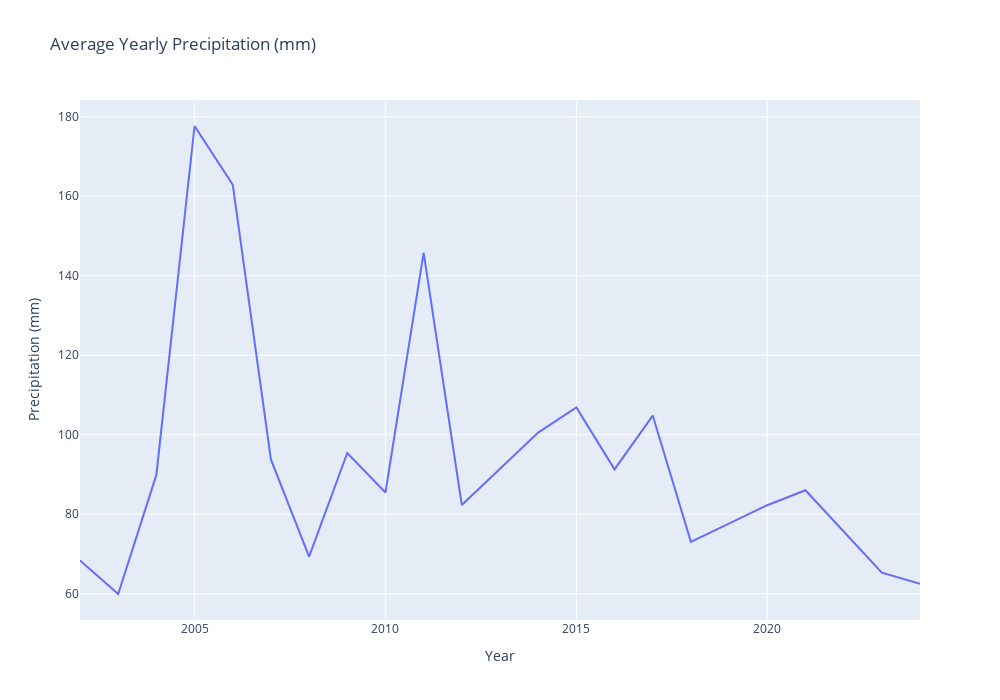

Notebook source saved alongside this figure:
### Code cell
fig = px.line(prem, x='year', y='precip',
              title='Average Yearly Precipitation (mm)')
fig.update_layout(xaxis_title='Year',  yaxis_title='Precipitation (mm)', width=1000, height=700)
fig.show()

### Figure 1 — Plotly figure (JSON) as saved in the notebook; plotly's stock layout.template omitted (floating-point values rounded to 4 significant figures)
{"data": [{"hovertemplate": "year=%{x}<br>precip=%{y}<extra></extra>", "legendgroup": "", "line": {"color": "#636efa", "dash": "solid"}, "marker": {"symbol": "circle"}, "mode": "lines", "name": "", "orientation": "v", "showlegend": false, "type": "scatter", "x": [2002, 2003, 2004, 2005, 2006, 2007, 2008, 2009, 2010, 2011, 2012, 2014, 2015, 2016, 2017, 2018, 2020, 2021, 2023, 2024], "xaxis": "x", "y": [68.4, 59.95, 89.9, 177.7, 162.9, 93.79, 69.37, 95.41, 85.49, 145.8, 82.32, 100.6, 106.9, 91.3, 104.8, 73.08, 82.29, 86.05, 65.32, 62.52], "yaxis": "y"}], "layout": {"height": 700, "legend": {"tracegroupgap": 0}, "title": {"text": "Average Yearly Precipitation (mm)"}, "width": 1000, "xaxis": {"anchor": "y", "domain": [0, 1], "title": {"text": "Year"}}, "yaxis": {"anchor": "x", "domain": [0, 1], "title": {"text": "Precipitation (mm)"}}}}
